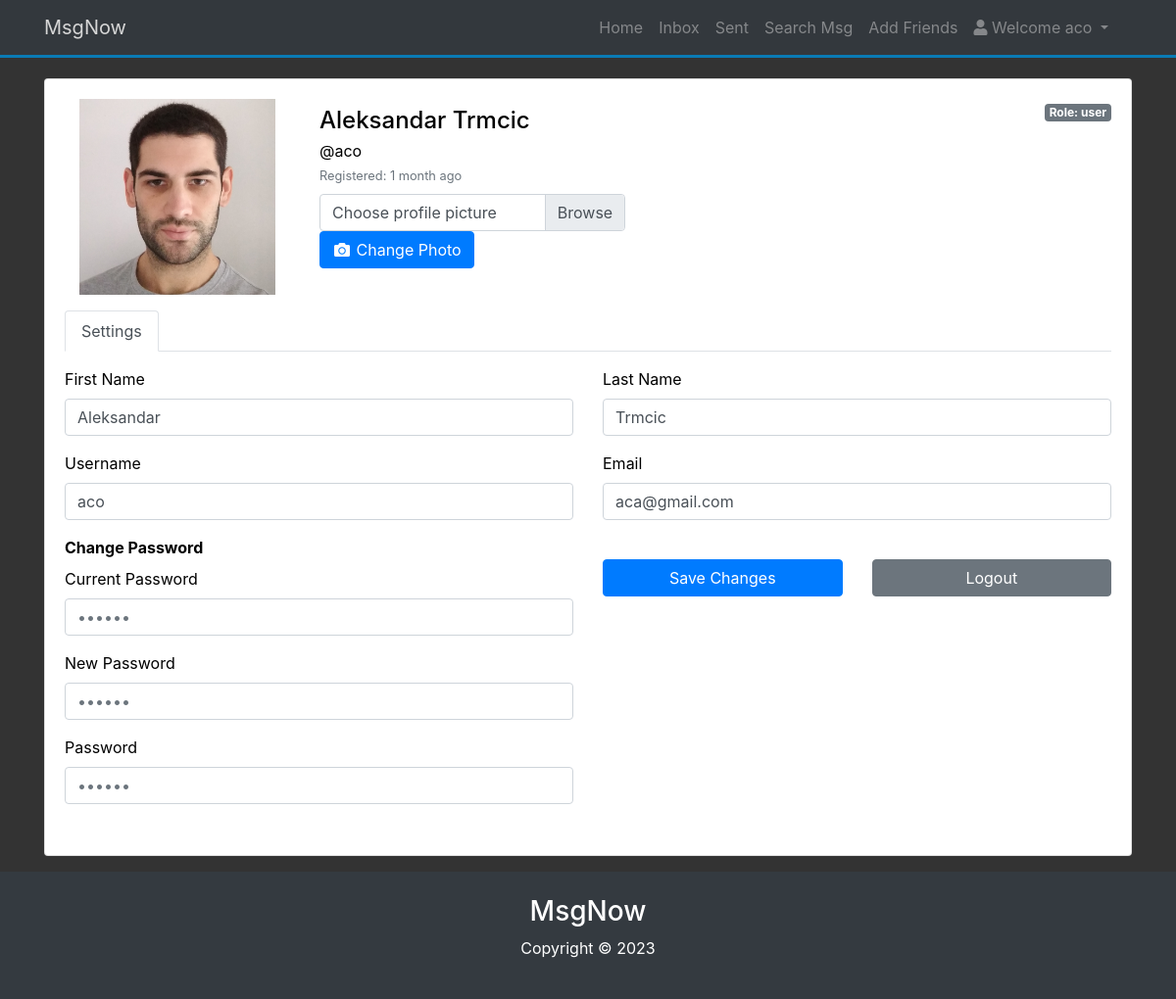
The app's page /profile.php (signed in) with its own data.
### tables this page shows
CREATE TABLE IF NOT EXISTS `users` (
  `id` int(11) NOT NULL AUTO_INCREMENT,
  `username` varchar(100) NOT NULL,
  `password` varchar(100) NOT NULL,
  `first_name` varchar(100) NOT NULL,
  `last_name` varchar(100) NOT NULL,
  `email` varchar(100) NOT NULL,
  `phone` varchar(100) NOT NULL,
  `role` varchar(100) NOT NULL DEFAULT 'user',
  `user_photo` text,
  `time_registered` timestamp NOT NULL DEFAULT CURRENT_TIMESTAMP,
  PRIMARY KEY (`id`),
  UNIQUE KEY `username` (`username`)
);

### profile.php (called while the page is built, shortened)
<?php include("includes/profile_header.php") ?>
<?php
$user = new User($database);
$row = $user->get_user();
?>
<?php include ("includes/profile_edit_form.php") ?>
<?php include ("includes/home_footer.php");?>

### includes/database.php (called while the page is built, shortened)
<?php
class Database {
    public function __construct($host = DB_HOST,$user = DB_USER,$password = DB_PASS,$base = DB_NAME)
    {
        try{
        $this->conn = new PDO("mysql:host=$host;dbname=$base",$user,$password);
        } catch (PDOException $ex){
            echo "Connection failed: " . $ex->getMessage();
        }
    }
}
$database = new Database();
?>

### includes/user.php (called while the page is built, shortened)
<?php
include_once("functions.php");
class User {
    public $database;
    public $username;
    public function __construct($data_base)
    {
        $this->database = $data_base;
        $this->username = $_SESSION['username'];
    }
    public function get_user(){
        try{
            $stmt = $this->database->conn->prepare("SELECT * FROM users WHERE username = ?");
            $stmt->execute(array($this->username));
            $row = $stmt->fetch();
            $this->user_photo = $row->user_photo;
            return $row;
        }catch (PDOException $e){
            echo "Error: ". $e->getMessage();
        }
    }
}
?>

### includes/functions.php (called while the page is built, shortened)
<?php
function time_elapsed_string($datetime, $full = false) {
    $now = new DateTime;
    $ago = new DateTime($datetime);
    $diff = $now->diff($ago);
    $diff->w = floor($diff->d / 7);
    $diff->d -= $diff->w * 7;
    $string = array(
        'y' => 'year',
        'm' => 'month',
        'w' => 'week',
        'd' => 'day',
        'h' => 'hour',
        'i' => 'minute',
        's' => 'second',
    );
    foreach ($string as $k => &$v) {
        if ($diff->$k) {
            $v = $diff->$k . ' ' . $v . ($diff->$k > 1 ? 's' : '');
        } else {
            unset($string[$k]);
        }
    }
    if (!$full) $string = array_slice($string, 0, 1);
    return $string ? implode(', ', $string) . ' ago' : 'just now';
}
?>

### includes/profile_edit_form.php (the view, shortened to what this page needs)
<div class="container mt-6" id="profile">
    <div class="row flex-lg-nowrap">
        <div class="col">
            <div class="row">
                <div class="col mb-3">
                    <div class="card">
                        <div class="card-body">
                            <div class="e-profile">
                                <div class="row">
                                    <div class="col-12 col-sm-auto mb-3">
                                        <div class="col-md-6">
                                            <img src="img/profile_photos/<?php echo $user->user_photo; ?>" style='float: left; width: 200px; height: 200px; object-fit: cover;' alt="profile picture" class="d-none d-md-block">
                                        </div>
                                    </div>
                                    <div class="col d-flex flex-column flex-sm-row justify-content-between mb-3">
                                        <div class="text-center text-sm-left mb-2 mb-sm-0">
                                            <h4 class="pt-sm-2 pb-1 mb-0 text-nowrap"><?php echo $row->first_name." ".$row->last_name;?></h4>
                                            <p class="mb-0">@<?php echo $row->username;?></p>
                                            <div class="text-muted"><small>Registered: <?php echo time_elapsed_string($row->time_registered);?></small></div>
                                            <div class="mt-2">
                                                <form action="<?php echo $_SERVER['PHP_SELF'];?>" method="post" enctype="multipart/form-data">
                                                    <div class="custom-file">
                                                        <label class="custom-file-label" for="profile_photo">Choose profile picture</label>
                                                    </div>
                                                    <button class="btn btn-primary" type="submit" name="picture">
                                                        <i class="fa fa-fw fa-camera"></i>
                                                        <span>Change Photo</span>
                                                    </button>
                                                </form>
                                            </div>
                                        </div>
                                        <div class="text-center text-sm-right">
                                            <span class="badge badge-secondary"><?php echo "Role: ".$row->role;?></span>
                                        </div>
                                    </div>
                                </div>
                                <ul class="nav nav-tabs">
                                    <li class="nav-item"><a href="" class="active nav-link">Settings</a></li>
                                </ul>
                                <div class="tab-content pt-3">
                                    <div class="tab-pane active">
                                        <form class="form" method="post" action="<?php echo $_SERVER['PHP_SELF'];?>" onclick="yes">
                                            <div class="row">
                                                <div class="col">
                                                    <div class="row">
                                                        <div class="col-md-6">
                                                            <div class="form-group">
                                                                <label for="first_name">First Name</label>
                                                                <input type="text" class="form-control" name="first_name_update" placeholder="Enter First Name" maxlength="30" value="<?php if(!empty($_SESSION['first_name_update'])){echo $_SESSION['first_name_update'];}else echo $_SESSION['first_name'];?>"><span class="error"><?php echo $first_name_updateErr;?></span>
                                                            </div>
                                                        </div>
                                                        <div class="col-md-6">
                                                            <div class="form-group">
                                                                <label for="last_name">Last Name</label>
                                                                <input type="text" class="form-control" name="last_name_update" placeholder="Enter Last Name" maxlength="30" value="<?php if(!empty($_SESSION['last_name_update'])){echo $_SESSION['last_name_update'];}else echo $_SESSION['last_name'];?>"><span class="error"><?php echo $last_name_updateErr;?></span>
                                                            </div>
                                                        </div>
                                                        <div class="col-md-6">
                                                            <div class="form-group">
                                                                <label for="user">Username</label>
                                                                <input class="form-control" name="username_update" type="text" id="username_update" placeholder="Enter Username" maxlength="30" value="<?php if(!empty($_SESSION['username_update'])){echo $_SESSION['username_update'];}else echo $_SESSION['username'];?>"><span class="error"><?php echo $username_updateErr;?></span>
                                                            </div>
                                                        </div>
                                                        <div class="col-md-6">
                                                            <div class="form-group">
                                                                <label for="email">Email</label>
                                                                <input class="form-control" name="email_update" type="text" id="email_update" placeholder="Enter Email" maxlength="30" value="<?php if(!empty($_SESSION['email_update'])){echo $_SESSION['email_update'];}else echo $_SESSION['email'];?>"><span class="error"><?php echo $email_updateErr;?></span>
                                                            </div>
                                                        </div>
                                                    </div>
                                                </div>
                                            </div>
                                            <div class="row">
                                                <div class="col-6 col-sm-6 mb-3">
                                                    <div class="mb-2"><b>Change Password</b></div>
                                                    <div class="row">
                                                        <div class="col">
                                                            <div class="form-group">
                                                                <label for="current_password">Current Password</label>
                                                                <input class="form-control" name="current_password" type="password" id="current_password" placeholder="••••••" maxlength="30" value="<?php echo $_SESSION['current_password']; ?>"><span class="error"><?php echo $current_passwordErr;?></span>
                                                            </div>
                                                        </div>
                                                    </div>
                                                    <div class="row">
                                                        <div class="col">
                                                            <div class="form-group">
                                                                <label for="new_password">New Password</label>
                                                                <input class="form-control" name="new_password" type="password" id="new_password" placeholder="••••••" maxlength="30" value="<?php echo $_SESSION['new_password']; ?>"><span class="error"><?php echo $new_passwordErr;?></span>
                                                            </div>
                                                        </div>
                                                    </div>
                                                    <div class="row">
                                                        <div class="col">
                                                            <div class="form-group">
                                                                <label for="confirm_password"> Password</span></label>
                                                                <input class="form-control" name="confirm_password" type="password" placeholder="••••••" id="password2" maxlength="30" value="<?php echo $_SESSION['confirm_password']; ?>"><span class="error"><?php echo $confirm_passwordErr;?></span>
                                                            </div>
                                                        </div>
                                                    </div>
                                                </div>
                                                <div class="col-md-3 mt-4">
                                                    <button class="btn btn-block btn-primary" type="submit" name="profile">Save Changes</button>
                                                </div>
                                                <div class="col-md-3 mt-4">
                                                    <a href="logout.php" class="btn btn-block btn-secondary" role="button" onClick="return confirm('Are you sure you want to logout?')">Logout</a>
                                                </div>
                                        </form>
                                    </div>
                                </div>
                            </div>
                        </div>
                    </div>
                </div>
            </div>
        </div>
    </div>
</div>

### css/style.css (style rules this page uses)
body { background: #333; color: #fff; }
#profile { color: black; }
.mt-6 { margin-top: 5rem; }

### records on screen
users: user_photo (picture), first_name "Aleksandar", last_name "Trmcic", username "aco", time_registered "1 month ago", role "user"

### other values on screen
$_SESSION['username'] "aco"
